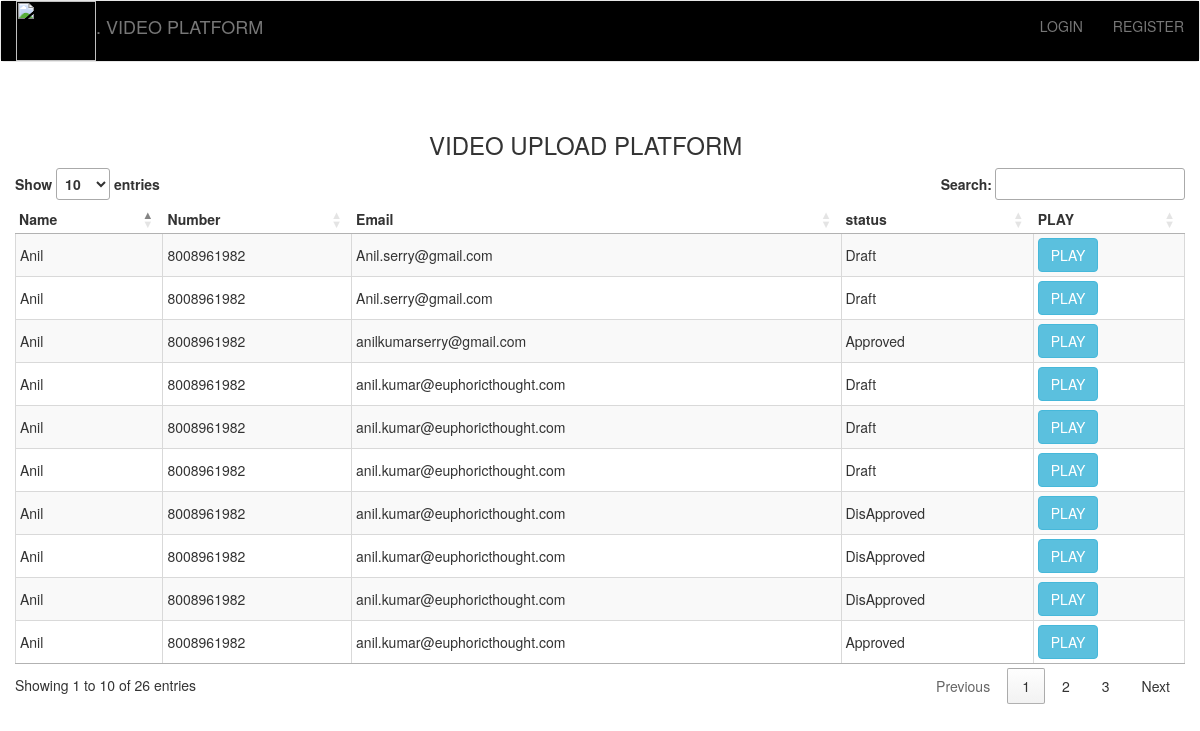
Page /videos/ on the earlier database version.
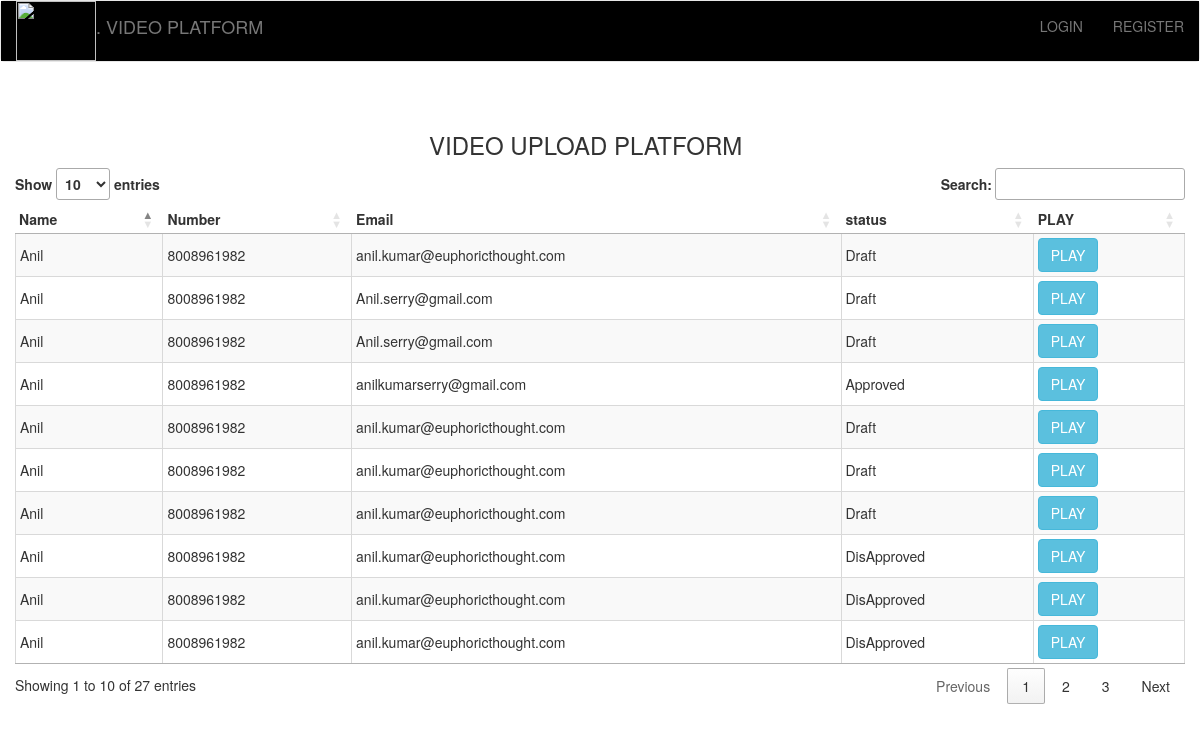
Same page on the later database version.
### core/models.py (models this page shows, shortened)
class Document(models.Model):
    statuses = [("Draft","Draft"),("Approved", "Approved"),("DisApproved","DisApproved"),("UnPublished","UnPublished")]
    uploaded_at = models.DateTimeField(auto_now_add=True)
    upload = models.FileField(storage=MediaStorage())
    name = models.CharField(max_length=50)
    number = models.CharField(max_length=50)
    email = models.CharField(max_length=50)
    created_by = models.ForeignKey(User, on_delete=models.PROTECT,
                blank=True, null=True)
    status = models.CharField(max_length=20, choices=statuses, default="Draft")
    s3_bucket_url = models.CharField(max_length=1000, default="")
    dis_approve_reason = models.CharField(max_length=250, default="")
    unpublish_reason = models.CharField(max_length=250, default="")

### core/views.py (the view)
# urls.py: path("videos/", views.DocumentListView.as_view()),
class DocumentListView(ListView):
    model = Document
    fields = ['name','number','email','upload' ]
    template_name = "videos.html"
    def get_queryset(self, *args, **kwargs):
        qs = super(DocumentListView, self).get_queryset(*args, **kwargs)
        search_args = self.request.GET
        status = search_args.get('status')
        name = search_args.get("name")
        if status:
            qs = qs.filter(status=status)
        if name:
            qs = qs.filter(name__contains=name)
        qs = qs.order_by("-id")
        return qs

### core/templates/videos.html (shortened to what this page needs)
{% extends "layout.html" %}
{% block  include %}
  <link rel="stylesheet" type="text/css" href="https://cdn.datatables.net/1.12.1/css/jquery.dataTables.css">
  {% endblock %}
{% block content%}
<div class="row">
    <table id="videos" class="cell-border compact stripe nowrap">
        <thead>
            <tr>
                <th>Name</th>
                <th>Number</th>
                <th>Email</th>
                <th>status</th>
                <th>PLAY</th>
            </tr>
        </thead>
        <tbody>
            {% for video in object_list %}
            <tr>
                <td>{{ video.name }}</td>
                <td>{{ video.number }}</td>
                <td>{{ video.email }}</td>
                <td>{{ video.status }}</td>
                <td><a type="button" class="btn btn-info" href="{{ video.s3_bucket_url}}">PLAY</a></td>
            </tr>
            {% endfor %}
        </tbody>
    </table>
</div>
{% endblock %}

### core/templates/layout.html (shortened to what this page needs)
<!DOCTYPE html>
<html lang="en">
<head>
  <link rel="stylesheet" href="https://maxcdn.bootstrapcdn.com/bootstrap/3.4.1/css/bootstrap.min.css">
  {% block include %}
  {% endblock %}
</head>
<body style="height:1500px">
  <nav class="navbar navbar-default">
    <div class="container-fluid">
      <div class="navbar-header">
        <img width="80" height="60" src="https://videoplatform.s3.ap-south-1.amazonaws.com/static/img/logo.jpg">
      </div>
      <div class="navbar-header">
        <a class="navbar-brand" href="#"> .  VIDEO PLATFORM</a>
      </div>
      <ul class="nav navbar-nav navbar-right align-login">
        {% if request.user.is_authenticated %}
            <li><a href="/logout/">LOGOUT</a></li>
            <li><a href="/upload/">UPLOAD A VIDEO</a></li>
            <li><a href="/approvedVideos">ApprovedVideos</a></li>
            <li><a href="/unPublishedVideos">UnPublishedVideos</a></li>
            <li><a href="/disapprovedvideos">DisApproved</a></li>
            <li><a href="/videos/">AllVideos</a></li>
            {% if request.user.is_superuser %}
            <li><a href="/videos?status=Draft">DRAFT VIDEOS</a></li>
            {% endif %}
        {% else %}
          <li><a href="/login/">LOGIN</a></li>
          <li><a href="/register/">REGISTER</a></li>
        {% endif %}
      </ul>
    </div>
  </nav>
<div class="container" style="margin-top:50px">
  <h3 id="center">VIDEO UPLOAD PLATFORM</h3>
  {% block content %}{% endblock %}
</div>
</body>
</html>

### core/templates/layout.html (style rules this page uses)
#center { width: 70%; margin-left : 35% }
@media (min-width: 360px) { .container-fluid { display: flex; flex-flow: row wrap; flex-grow: 1; background-color:black; width: max-content; min-width: 100%; } }
@media (min-width: 360px) { .align-login { display: flex; flex-grow: 1; flex-flow: row wrap; justify-content: end; margin-left: 10px !important; } }
@media (min-width: 360px) { .navbar-header { margin-left: 0px !important; margin-right: -15px; } }

Differences in the rows shown:
no longer on this page (row unchanged): Document: name "Anil", number "8008961982", email "anil.kumar@euphoricthought.com", status "Approved"
added Document: name "Anil", number "8008961982", email "anil.kumar@euphoricthought.com", status "Draft"
Other differences:
text written by a page script: "Show entries Search: Showing 1 to 10 of 26 entries Previous 1 2 3 Next" → "Show entries Search: Showing 1 to 10 of 27 entries Previous 1 2 3 Next"
